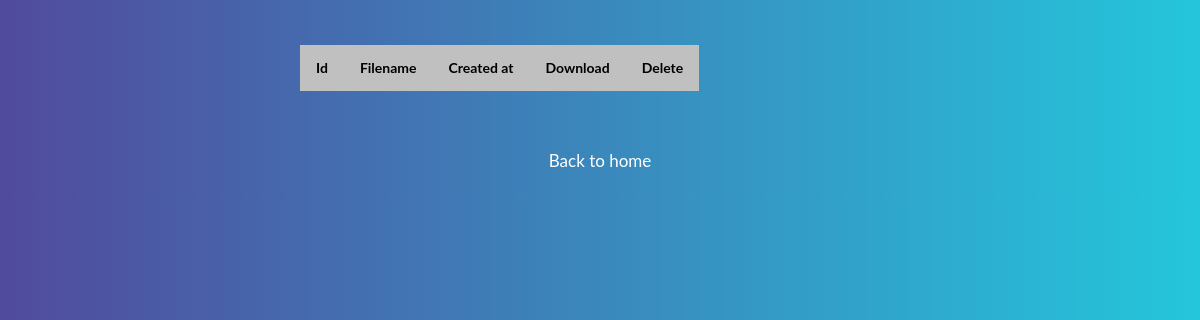
Page /fileupload/history/ (signed in) on the earlier database version.
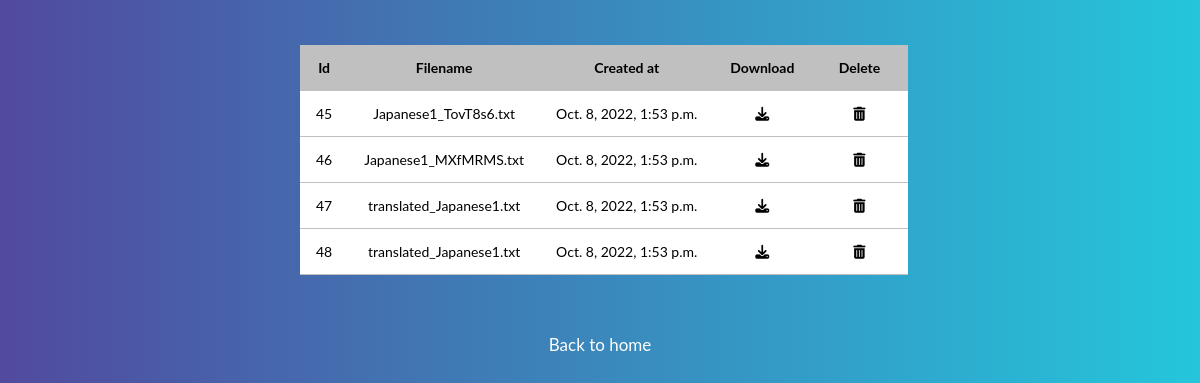
Same page on the later database version.
### FileUpload/models.py (models this page shows, shortened)
class File(models.Model):
     title = models.CharField(max_length=50)
     file = models.FileField()
     created_at = models.DateTimeField(auto_now_add=True)
     file_of=models.ForeignKey(User, on_delete=models.CASCADE)

### FileUpload/views.py (the view)
# urls.py: path('history/', views.history, name='history'),
def history(request):
    FilesList=File.objects.filter(file_of=request.user)
    return render(request, 'FileUpload/history.html', {'FilesList':FilesList})

### Templates/FileUpload/history.html (shortened to what this page needs)
<!DOCTYPE html>
<html>
<head>
    <link rel="stylesheet" href="">
</head>
<body>
    <table>
        <thead>
            <tr>
                <td>Id</td>
                <td>Filename</td>
                <td>Created at</td>
                <td>Download</td>
                <td>Delete</td>
            </tr>
        </thead>
        <tbody>
            {% for f in FilesList %}
            <tr>
                <td>{{f.id}}</td>
                <td>{{f.file}}</td>
                <td>{{f.created_at}}</td>
                <td><a href="{{f.file.url}}" download><i class="fa fa-download" aria-hidden="true" fa-2x></i></a></td>
                <td><a href="/fileupload/delete/{{f.id}}"><i class="fa fa-trash-alt" aria-hidden="true" fa-2x></i></a></td>
            </tr>
            {% endfor %}
        </tbody>
    </table>
    <a href="{% url 'home'%}" id="back">Back to home</a>
</body>
</html>

### Templates/FileUpload/history.html (style rules this page uses)
body { margin: 0; padding: 0; font-family: "Lato", sans-serif; background: -webkit-linear-gradient(to right, #514A9D, #24C6DC); background: linear-gradient(to right, #514A9D, #24C6DC); font-size: 14px; }
table { background-color: white; }
thead { background-color: silver; font-weight: bold; }
table, tr, th, td { border-bottom: 1px solid silver; border-collapse: collapse; border-left: none; border-right: none; border-top: none; padding: 14px 16px; text-align: center; margin: 45px 100px 45px 300px; }
a { text-decoration: none; padding: 14px 16px; margin: 10px; font-weight:normal; color: black; border: none; }
#back { text-decoration: none; display: flex; align-items: center; justify-content: center; color: white; font-size: 17px; }

Differences in the rows shown:
added File: id "45", file "Japanese1_TovT8s6.txt", created_at "Oct. 8, 2022, 1:53 p.m."
added File: id "46", file "Japanese1_MXfMRMS.txt", created_at "Oct. 8, 2022, 1:53 p.m."
added File: id "47", file "translated_Japanese1.txt", created_at "Oct. 8, 2022, 1:53 p.m."
added File: id "48", file "translated_Japanese1.txt", created_at "Oct. 8, 2022, 1:53 p.m."
